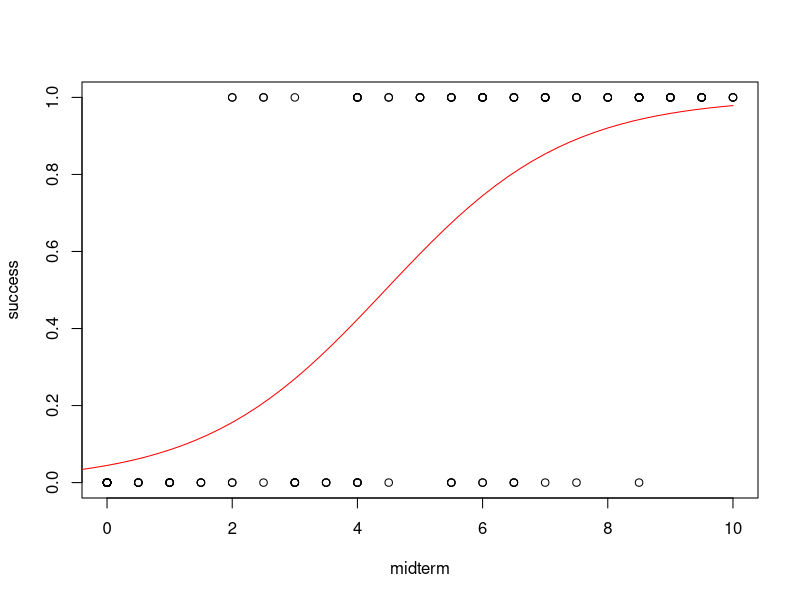

The R source for this figure:
#(a)
read.table('grades_2014_data.txt',header = TRUE, sep = '\t',stringsAsFactors = TRUE) -> data
success <- data$GRADE >= 5 
midterm <- data$MIDTERM
midterm[is.na(midterm)] <-0
new_data <- data.frame(cbind(success,midterm))
remove(success)
remove(midterm)
attach(new_data)
plot(midterm,success)
glm(success~midterm, family=binomial("logit")) ->m
x = seq(from = -1,to = 10, by = 0.2)
predict(m,newdata=data.frame(midterm=x),type='response')-> y
lines(x,y,col = 'red')

#(b)
predict(m,newdata=data.frame(midterm=5),type='response')

#(c)
summary(m)